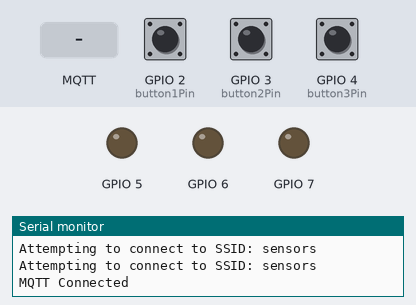
This sketch was run on a simulated ESP32-S3. Parts: output pins drawn as LEDs (lit = HIGH), the last lines printed to the serial monitor. Dashed ring = blinking. The test bench sets the inputs (shaded band); at power-on: GPIO 2 (button1Pin) HIGH, GPIO 3 (button2Pin) HIGH, GPIO 4 (button3Pin) HIGH. WiFi joins after 1.5 s; servers stay silent unless stated; no MQTT or app messages arrive unless stated.

Above: at 15.2 s.
15.3 s: MQTT message "1" arrives on the first subscribed topic
At 15.42 s:
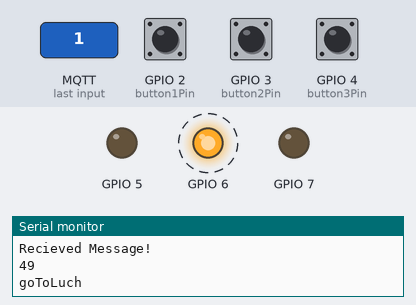
18.3 s: MQTT message "2" arrives on the first subscribed topic
At 26.2 s:
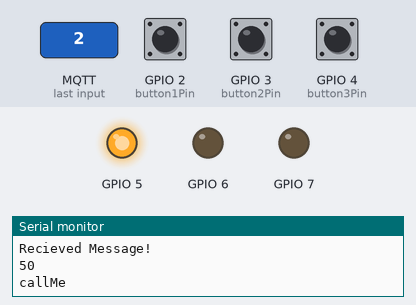
Timing chart, 0 to 29.8 s (numbered marks = the images above; inputs shaded):
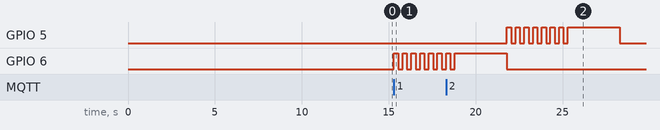

The sketch:

mqtt_connection.ino
```cpp
#include <SPI.h>
#include <WiFi.h>
//#include <Ethernet.h>
#include <PubSubClient.h>

// Update these with values suitable for your network.
byte mac[]    = {0x90, 0xA2, 0xDA, 0x0D, 0x1D, 0xB5};
IPAddress ip(10, 26, 101, 153);
char server[] = "influx.itu.dk";

char ssid[] = "sensors";
//char pass[] = "oqjy0663";
char pass[] = "n0n53n53";
int status = WL_IDLE_STATUS;     // the Wifi radio's status

unsigned long lastMillis = 0;

//declear button pins
const int button1Pin = 2;
const int button2Pin = 3;
const int button3Pin = 4;

int button1State, button2State, button3State;

// declear LED pins
int callMe_led = 5;
int goToLuch_led = 6;
int comeHere_led = 8;

void ledFunc(int ledPin){
    digitalWrite(ledPin, HIGH);
    delay(250);
    digitalWrite(ledPin, LOW);
    delay(250);
    digitalWrite(ledPin, HIGH);
    delay(250);
    digitalWrite(ledPin, LOW);
    delay(250);
    digitalWrite(ledPin, HIGH);
    delay(250);
    digitalWrite(ledPin, LOW);
    delay(250);
    digitalWrite(ledPin, HIGH);
    delay(250);
    digitalWrite(ledPin, LOW);
    delay(250);
    digitalWrite(ledPin, HIGH);
    delay(250);
    digitalWrite(ledPin, LOW);
    delay(250);
    digitalWrite(ledPin, HIGH);
    delay(250);
    digitalWrite(ledPin, LOW);
    delay(250);
    digitalWrite(ledPin, HIGH);
    delay(250);
    digitalWrite(ledPin, LOW);
    delay(250);
    digitalWrite(ledPin, HIGH);
    delay(3000);
    digitalWrite(ledPin, LOW);
}

// Callback function header
void callback(char* topic, byte* payload, unsigned int length);

WiFiClient wifiClient;
PubSubClient client(server, 1883, callback, wifiClient);


void callMe(){
  Serial.println("callMe");
  ledFunc(callMe_led);
}

void goToLunch(){
  Serial.println("goToLuch");
  ledFunc(goToLuch_led);
}
void comeHere(){
  Serial.println("goToLuch");
  ledFunc(comeHere_led);
}


// Callback function
void callback(char* topic, byte* payload, unsigned int length) {
  Serial.println("Recieved Message!");
  Serial.println(payload[0]);
  if(payload[0] == 49){
    goToLunch();
   }
   if(payload[0] == 50){
    callMe();
   }
   if(payload[0] == 51){
    comeHere();
   }
}


void setup()
{
  Serial.begin(9600);

  while (!Serial) {
    ; // wait for serial port to connect. Needed for native USB port only
  }

  pinMode(5, OUTPUT);
  pinMode(6, OUTPUT);
  pinMode(7, OUTPUT);

 while (status != WL_CONNECTED) {
    Serial.print("Attempting to connect to SSID: ");
    Serial.println(ssid);
    // Connect to WPA/WPA2 network. Change this line if using open or WEP network:
    status = WiFi.begin(ssid, pass);
    // wait 7 seconds for connection:
    delay(7000);
  }

  if (client.connect("arduino","lock", "fah6eeroMaewieg1Ahqu9kaifohSho")) {
    Serial.println("MQTT Connected");
    client.subscribe("topic/test");
  }else{
    Serial.println(client.state());
  }
}
void loop()
{
   button1State = digitalRead(button1Pin);
   button2State = digitalRead(button2Pin);
   button3State = digitalRead(button3Pin);

   if(button1State == LOW){
        client.publish("topic/test", "1");
        delay(1000);
   }
   if(button2State == LOW){
        client.publish("topic/test", "2");
        delay(1000);
   }
   if(button3State == LOW){
        client.publish("topic/test", "3");
        delay(1000);
   }
   client.loop();
}
```

Measured:
- after the input at 15.3 s, GPIO 6: alternates HIGH for 0.25 s and LOW for 0.25 s, starting at once
- after the input at 18.3 s, GPIO 5: goes 7 × (HIGH 0.25 s, LOW 0.25 s), HIGH 3.0 s, then LOW, starting after 3.5 s
